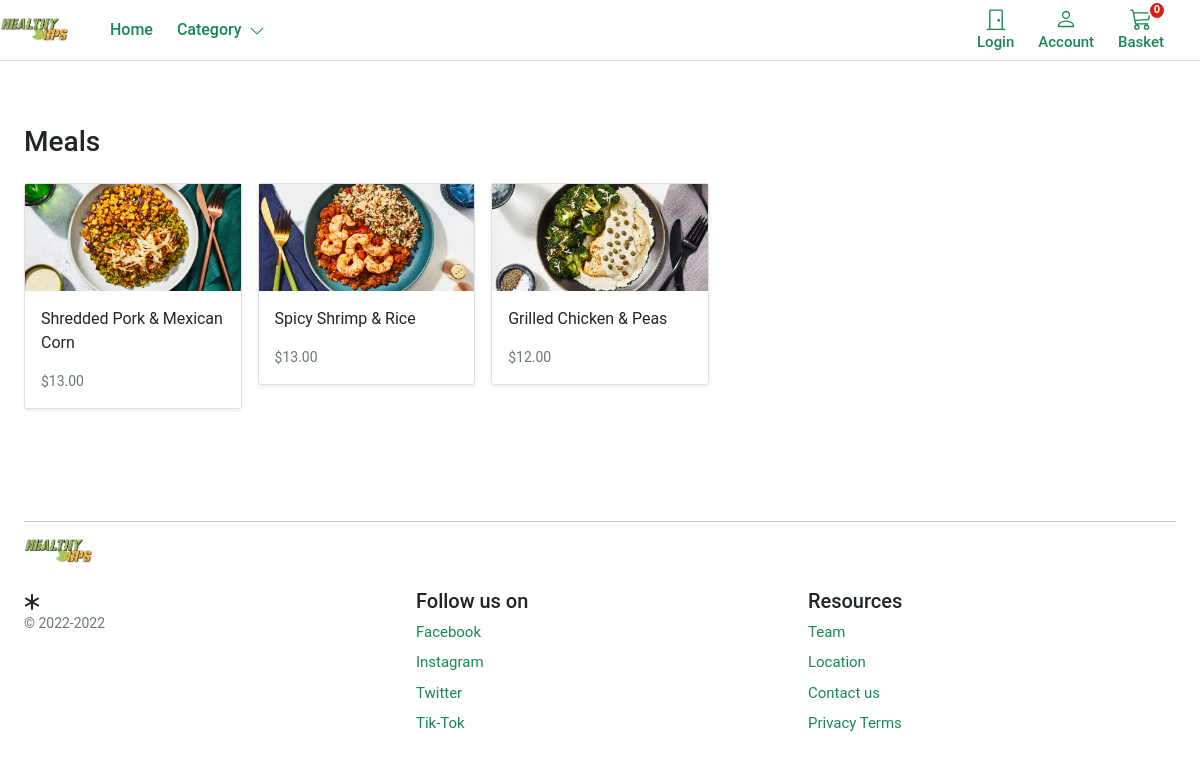
Page /shop/low-carb/ on the committed database.
### store/models.py (models this page shows, shortened)
class Product(models.Model):
    category = models.ForeignKey(Category, related_name='product', on_delete=models.CASCADE)
    created_by = models.ForeignKey(settings.AUTH_USER_MODEL, on_delete=models.CASCADE, related_name='product_creator') #who is this product creator record
    title = models.CharField(max_length=255) # title for product
    author = models.CharField(max_length=255, default='admin') #category of sproduct
    description= models.TextField(blank=True) #discription of the product
    image = models.ImageField(upload_to='images/', default = 'images/default.png') #upload img and allow us to upload
    slug = models.SlugField(max_length=255, unique=True) #
    price = models.DecimalField(max_digits=4, decimal_places=2)
    vegan = models.BooleanField(default=True)
    keto= models.BooleanField (default=True)
    lowCarb= models.BooleanField (default=True) #manages stock of product stock or out of stock
    in_stock = models.BooleanField(default=True)
    is_active = models.BooleanField(default=True)
    created = models.DateTimeField(auto_now_add=True)#used when we add a product
    updated = models.DateTimeField(auto_now=True)#used when we update a product and we want record
    objects = models.Manager()
    products = ProductManager()
    class Meta:
        verbose_name_plural = 'Products'#how we want to order products and details
        ordering = ('-created',)
    def get_absolute_url(self):
        return reverse('store:product_detail', args=[self.slug])

### store/views.py (the view)
# urls.py: path('shop/<slug:category_slug>/', views.category_list, name='category_list'), #this is the filte by category ex. keto
def category_list(request, category_slug=None):
    category = get_object_or_404(Category, slug=category_slug)
    products = Product.objects.filter(category=category)
    return render(request, 'store/products/category.html', {'category': category, 'products': products})

### basket/basket.py (called while the page is built)
    def __len__(self):
        return sum(item['qty'] for item in self.basket.values())

### basket/context_processors.py (called while the page is built)
def basket(request):
    return {'basket': Basket(request)}

### store/context_processors.py (called while the page is built)
def categories(request):
    return {
        'categories': Category.objects.all()
    }

### store/models.py (called while the page is built)
    def get_absolute_url(self):
        return reverse('store:category_list', args=[self.slug])

### templates/store/products/category.html (shortened to what this page needs)
{% extends "../base.html" %}
{% load static %}
{% block content %}
<main>
  <div class="container">
    <div class="row">
      <div class="album py-5">
        <div class="pb-3"><h1 class="h3">Meals</h1></div>
        <div class="row row-cols-1 row-cols-sm-2 row-cols-md-5 g-3">
        {% for product in products %}
        <div class="col">
          <div class="card shadow-sm">
          <img class="img-fluid" alt="Responsive image" src="{{ product.image.url }}">
            <div class="card-body">
              <p class="card-text">
                <a class="text-dark text-decoration-none" href="{{ product.get_absolute_url }}">{{ product.title }}</a>
              </p>
              <div class="d-flex justify-content-between align-items-center">
                <small class="text-muted">${{product.price}}</small>
              </div>
            </div>
          </div>
        </div>
        {% endfor %}
      </div>
    </div>
  </div>
</main>
{% endblock %}

### static/core/css/base.css (style rules this page uses)
@media (min-width: 1000px) { .container { max-width: 1000px; } }
@media (max-width: 1200px) { .container { max-width: 100%; padding:0 24px; } }
html, body, p, div { letter-spacing: -0.02px; font-family: 'Roboto', sans-serif; }

### rows in the picture
Product: image (picture), title "Shredded Pork & Mexican Corn", price "13.00"
Product: image (picture), title "Spicy Shrimp & Rice", price "13.00"
Product: image (picture), title "Grilled Chicken & Peas", price "12.00"
